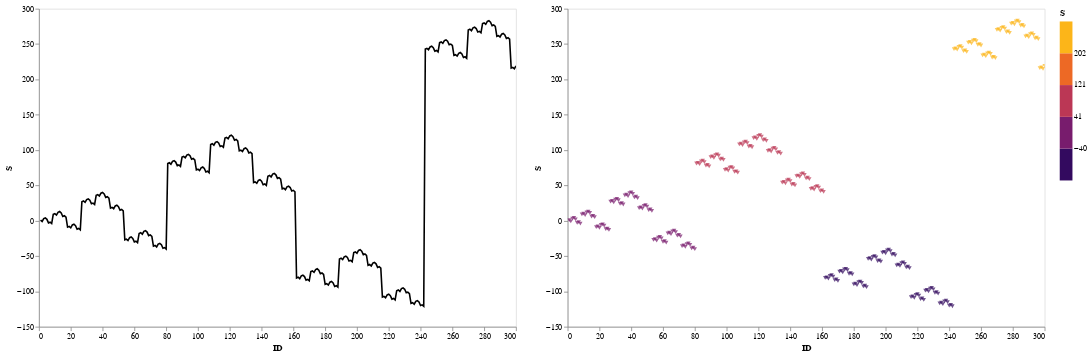

Notebook code for this chart:
### Markdown cell above
Play with different types of marks (e.g: area, line, circle), and see what changes.
Also, play with the colors.

### Code cell
bt |> vl"""
{
"hconcat":[{

  "selection": {
    "grid": {
      "type": "interval", "bind": "scales"
    }},
  "mark": "line",
  "width": 600,
  "height": 400,
  "encoding": {
    "x": {"field": "ID", "type": "quantitative", "axis": {"grid":false}},
    "y": {"field": "S", "type": "quantitative", "axis":{"grid":false}},
    "color": {
      "value": "black"
    }
  }

},
{
  "selection": {
    "grid": {
      "type": "interval", "bind": "scales"
    }},
  "mark": {"type": "point", "shape":"triangle-down", "filled":true},
  "width": 600,
  "height": 400,
  "encoding": {
    "x": {"field": "ID", "type": "quantitative", "axis": {"grid":false}},
    "y": {"field": "S", "type": "quantitative", "axis":{"grid":false}},
    "color": {
      "field": "S", "type":"quantitative",
      "scale": {"type": "quantize","zero": true,"scheme": "inferno"}
    }
  }
}
]
}
"""

### Figure 1 — Vega-Lite specification as saved in the notebook (floating-point values rounded to 4 significant figures; data arrays with more than 128 entries replaced by an {"elided": "..."} marker saying what was removed)
{"data": {"values": {"elided": "300 records"}}, "hconcat": [{"encoding": {"color": {"value": "black"}, "x": {"axis": {"grid": false}, "field": "ID", "type": "quantitative"}, "y": {"axis": {"grid": false}, "field": "S", "type": "quantitative"}}, "height": 400, "mark": "line", "selection": {"grid": {"bind": "scales", "type": "interval"}}, "width": 600}, {"encoding": {"color": {"field": "S", "scale": {"scheme": "inferno", "type": "quantize", "zero": true}, "type": "quantitative"}, "x": {"axis": {"grid": false}, "field": "ID", "type": "quantitative"}, "y": {"axis": {"grid": false}, "field": "S", "type": "quantitative"}}, "height": 400, "mark": {"filled": true, "shape": "triangle-down", "type": "point"}, "selection": {"grid": {"bind": "scales", "type": "interval"}}, "width": 600}]}
